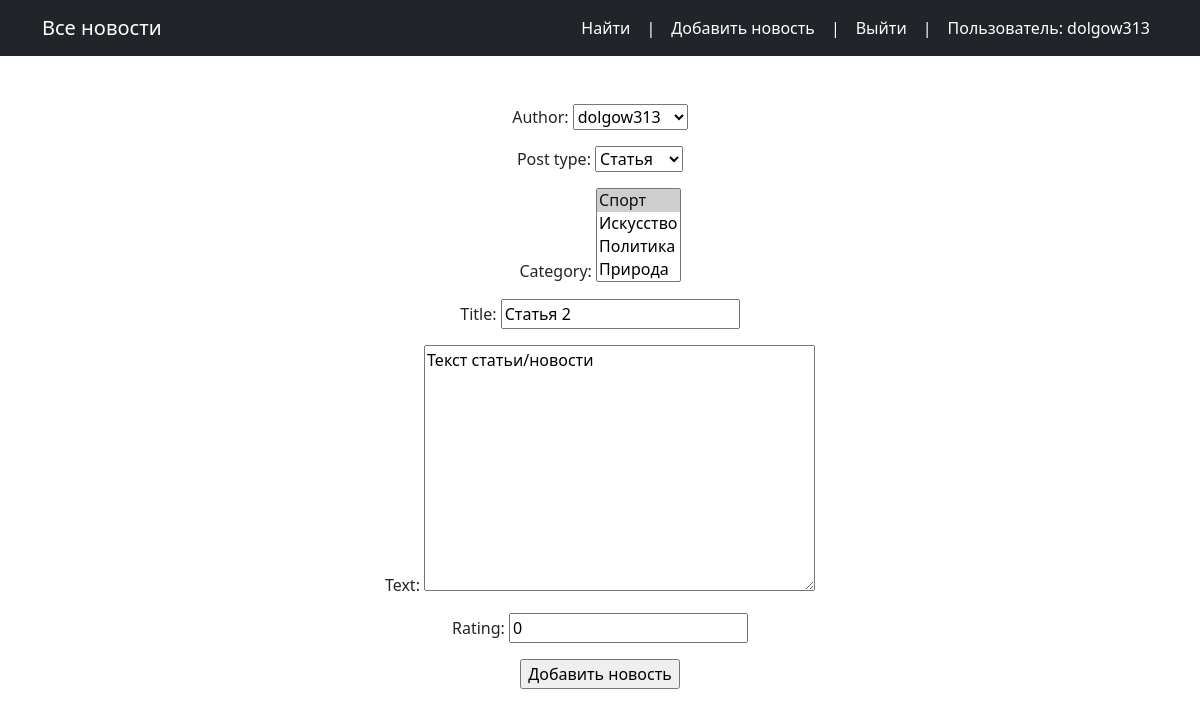
The page /news/167/edit/ (signed in) on the database as committed earlier.
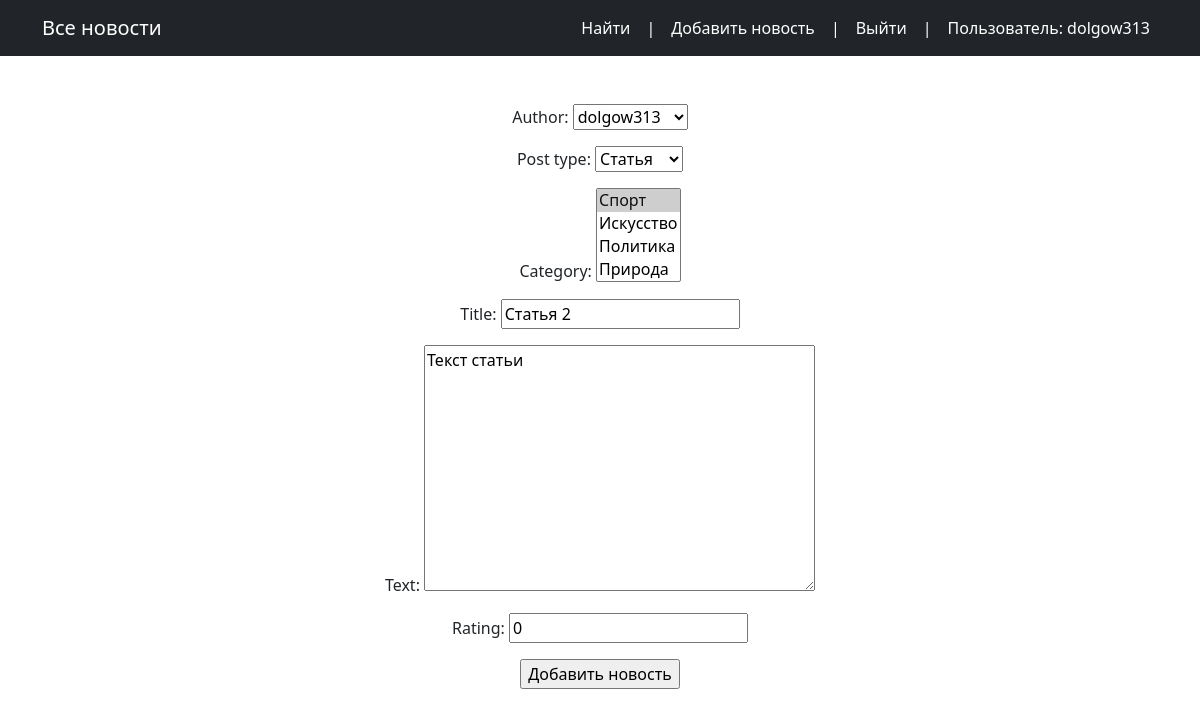
The same page on the database as committed later.
### news/models.py (models this page shows, shortened)
class Post(models.Model):
    article = 'AR'
    news = 'NW'
    POST_LIST = [
        (article, 'Статья'),
        (news, 'Новость'),
    ]
    author = models.ForeignKey(Author, on_delete=models.CASCADE, )
    post_type = models.CharField(max_length=2, choices=POST_LIST, default=article)
    time_create_post = models.DateTimeField(auto_now_add=True)
    category = models.ManyToManyField(Category, through='PostCategory')
    title = models.CharField(max_length=255, default='Заголовок')
    text = models.TextField(default='Текст статьи/новости')
    rating = models.IntegerField(default=0)

### news/views.py (the view)
# urls.py: path('news/<int:pk>/edit/', NewsUpdateView.as_view(), name='news-edit'),
class NewsUpdateView(LoginRequiredMixin, PermissionRequiredMixin, UpdateView):
    template_name = 'news/news_add.html'
    form_class = NewsModelForm
    permission_required = ('news.change_post',)
    def get_object(self, **kwargs):
        id = self.kwargs.get('pk')
        return Post.objects.get(pk=id)

### news/forms.py
class NewsModelForm(ModelForm):
    class Meta:
        model = Post
        fields = ['author', 'post_type', 'category', 'title', 'text', 'rating']

### news/models.py (called while the page is built)
    def __str__(self):
        return str(self.author.username)

    def __str__(self):
        return str(self.cat_name)

### templates/news/news_add.html (shortened to what this page needs)
{% extends 'base.html' %}
{% load censor_filter %}
{% load static %}
{% block content %}
<form method="post">
    {{ form.as_p }}
    <input type="submit" value="Добавить новость">
</form>
{% endblock content %}

Rows that differ between the two databases and show on the page:
changed Post "Статья": text "Текст статьи/новости" → "Текст статьи"
